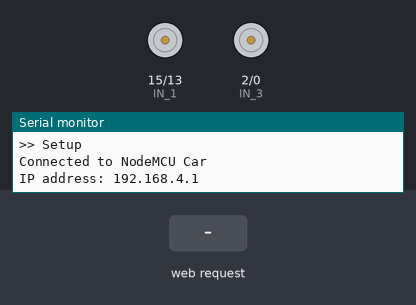
Bench run of a sketch on a simulated ESP8266 (NodeMCU). On the bench: motor-driver pin pairs drawn as motors (green arrow = first pin HIGH = forward, orange = second pin HIGH = backward, longer = more drive, scaled by the enable pin), the last lines printed to the serial monitor. The test bench sets the inputs (shaded band).

Above: at 2.2 s.
2.3 s: HTTP request GET /?State=F received
At 3.4 s:
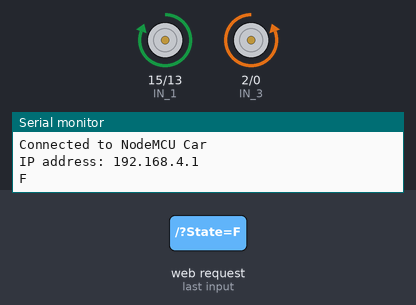
3.8 s: HTTP request GET /?State=B received
At 4.5 s:
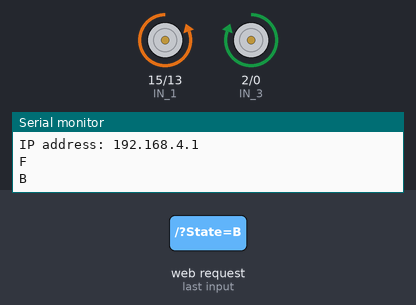
5.3 s: HTTP request GET /?State=L received
At 5.7 s:
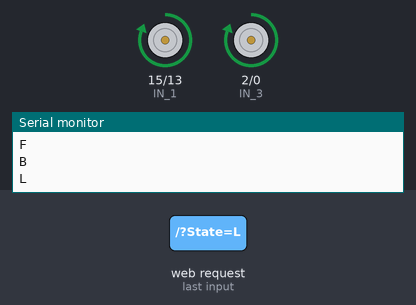
6.8 s: HTTP request GET /?State=R received
At 8.0 s:
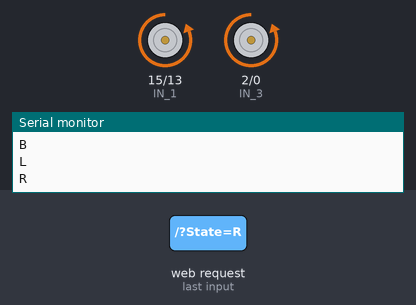
Timing chart, 0 to 9.3 s (numbered marks = the images above; inputs shaded):
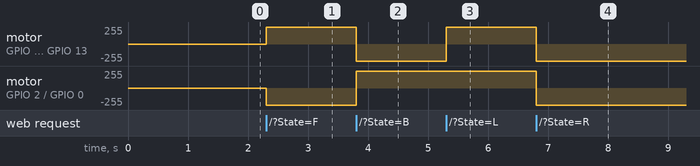

The sketch:

WIFI_ROBOTCAR_ASP8266.ino
```cpp
#define ENA   14          // Enable/speed motors Right        GPIO14(D5)
#define ENB   12          // Enable/speed motors Left         GPIO12(D6)
#define IN_1  15          // L298N in1 motors Right           GPIO15(D8)
#define IN_2  13          // L298N in2 motors Right           GPIO13(D7)
#define IN_3  2           // L298N in3 motors Left            GPIO2(D4)
#define IN_4  0           // L298N in4 motors Left            GPIO0(D3)

#include <ESP8266WiFi.h>
#include <WiFiClient.h>
#include <ESP8266WebServer.h>

String command;             //String to store app command state.
int speedA = 255;  // 0 to 255
int speedB = 255;
int speedCar = 255; //255+255
void speed(int s){
  speedA= s;
  speedB= s;
}
const char* ssid = "NodeMCU Car";
const char* pswd = "12345678";
ESP8266WebServer server(80);

void setup() {

  Serial.begin(115200);

  pinMode(ENA, OUTPUT);
  pinMode(IN_1, OUTPUT);
  pinMode(IN_2, OUTPUT);
  pinMode(IN_3, OUTPUT);
  pinMode(IN_4, OUTPUT);
  pinMode(ENB, OUTPUT);

  delay(1000);
  Serial.println(">> Setup");
  WiFi.mode(WIFI_AP);           //Only Access point
  WiFi.softAP(ssid, pswd);  //Start HOTspot removing password will disable security

  IPAddress myIP = WiFi.softAPIP();  //Get IP address
  Serial.println("");
  Serial.print("Connected to ");
  Serial.println(ssid);
  Serial.print("IP address: ");
  Serial.println(myIP);

 // Starting WEB-server
     server.on ( "/", HTTP_handleRoot );
     server.onNotFound ( HTTP_handleRoot );
     server.begin();
}

void forword() {
  speed(speedCar);           //forword
  digitalWrite(IN_1, HIGH);  //Right Motor forword Pin
  digitalWrite(IN_2, LOW);   //Right Motor backword Pin
  digitalWrite(IN_3, LOW);   //Left Motor backword Pin
  digitalWrite(IN_4, HIGH);  //Left Motor forword Pin
}

void rightforword() {
  speedB=speedCar+(speedCar*(0.5));
  speedA=510 - speedB;
  digitalWrite(IN_1, HIGH);  //Right Motor forword Pin
  digitalWrite(IN_2, LOW);   //Right Motor backword Pin
  digitalWrite(IN_3, LOW);   //Left Motor backword Pin
  digitalWrite(IN_4, HIGH);  //Left Motor forword Pin
}

void leftforword() {
  speedA=speedCar+(speedCar*(0.5));
  speedB=510 - speedA;
  digitalWrite(IN_1, HIGH);  //Right Motor forword Pin
  digitalWrite(IN_2, LOW);   //Right Motor backword Pin
  digitalWrite(IN_3, LOW);   //Left Motor backword Pin
  digitalWrite(IN_4, HIGH);  //Left Motor forword Pin
}

void backword() {            //backword
  speed(speedCar);
  digitalWrite(IN_1, LOW);   //Right Motor forword Pin
  digitalWrite(IN_2, HIGH);  //Right Motor backword Pin
  digitalWrite(IN_3, HIGH);  //Left Motor backword Pin
  digitalWrite(IN_4, LOW);   //Left Motor forword Pin
}

void leftbackword() {            //backword
  speedB=speedCar+(speedCar*(0.5));
  speedA=510 - speedB;
  digitalWrite(IN_1, LOW);   //Right Motor forword Pin
  digitalWrite(IN_2, HIGH);  //Right Motor backword Pin
  digitalWrite(IN_3, HIGH);  //Left Motor backword Pin
  digitalWrite(IN_4, LOW);   //Left Motor forword Pin
}

void rightbackword() {            //backword
  speedA=speedCar+(speedCar*(0.5));
  speedB=510 - speedA;
  digitalWrite(IN_1, LOW);   //Right Motor forword Pin
  digitalWrite(IN_2, HIGH);  //Right Motor backword Pin
  digitalWrite(IN_3, HIGH);  //Left Motor backword Pin
  digitalWrite(IN_4, LOW);   //Left Motor forword Pin
}

void turnRight() {           //turnRight
  speed(speedCar);
  digitalWrite(IN_1, LOW);   //Right Motor forword Pin
  digitalWrite(IN_2, HIGH);  //Right Motor backword Pin
  digitalWrite(IN_3, LOW);   //Left Motor backword Pin
  digitalWrite(IN_4, HIGH);  //Left Motor forword Pin
}

void turnLeft() {            //turnLeft
  speed(speedCar);
  digitalWrite(IN_1, HIGH);  //Right Motor forword Pin
  digitalWrite(IN_2, LOW);   //Right Motor backword Pin
  digitalWrite(IN_3, HIGH);  //Left Motor backword Pin
  digitalWrite(IN_4, LOW);   //Left Motor forword Pin
}

void Stop() {               //stop
  digitalWrite(IN_1, LOW);  //Right Motor forword Pin
  digitalWrite(IN_2, LOW);  //Right Motor backword Pin
  digitalWrite(IN_3, LOW);  //Left Motor backword Pin
  digitalWrite(IN_4, LOW);  //Left Motor forword Pin
}

void loop() {
    server.handleClient();

  analogWrite(ENA, speedA);
  analogWrite(ENB, speedB);

      command = server.arg("State");
      if (command == "F") forword();
      else if (command == "B") backword();
      else if (command == "L") turnLeft();
      else if (command == "R") turnRight();
      else if (command == "I") rightforword();
      else if (command == "G") leftforword();
      else if (command == "J") leftbackword();
      else if (command == "H") rightbackword();
      else if (command == "9") speedCar=111; //12
      else if (command == "8") speedCar=127; //39
      else if (command == "7") speedCar=143; //66
      else if (command == "6") speedCar=159; //93
      else if (command == "5") speedCar=175; //120
      else if (command == "4") speedCar=191; //147
      else if (command == "3") speedCar=207; //175
      else if (command == "2") speedCar=223; //201
      else if (command == "1") speedCar=239; //228
      else if (command == "0") speedCar=255; //255
      else if (command == "S") Stop();
}

void HTTP_handleRoot(void) {

if( server.hasArg("State") ){
       Serial.println(server.arg("State"));
  }
  server.send ( 200, "text/html", "" );
  delay(1);
}
```

Measured:
- after the input at 2.3 s, motor on GPIO 15 (IN_1) / GPIO 13 (IN_2): stopped → forward 255/255 at once; motor on GPIO 2 (IN_3) / GPIO 0 (IN_4): stopped → backward 255/255 at once
- after the input at 3.8 s, motor on GPIO 15 (IN_1) / GPIO 13 (IN_2): forward 255/255 → backward 255/255 at once; motor on GPIO 2 (IN_3) / GPIO 0 (IN_4): backward 255/255 → forward 255/255 at once
- after the input at 5.3 s, motor on GPIO 15 (IN_1) / GPIO 13 (IN_2): backward 255/255 → forward 255/255 at once
- after the input at 6.8 s, motor on GPIO 15 (IN_1) / GPIO 13 (IN_2), motor on GPIO 2 (IN_3) / GPIO 0 (IN_4): forward 255/255 → backward 255/255 at once
